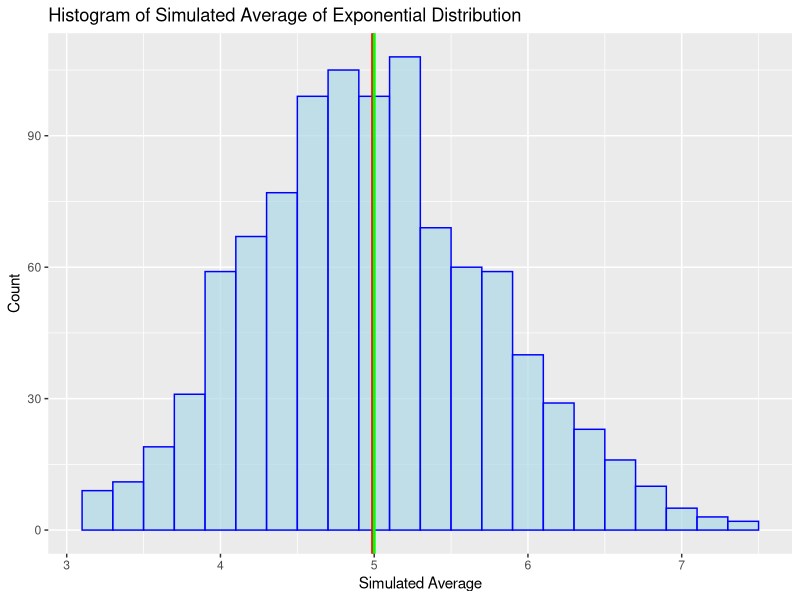
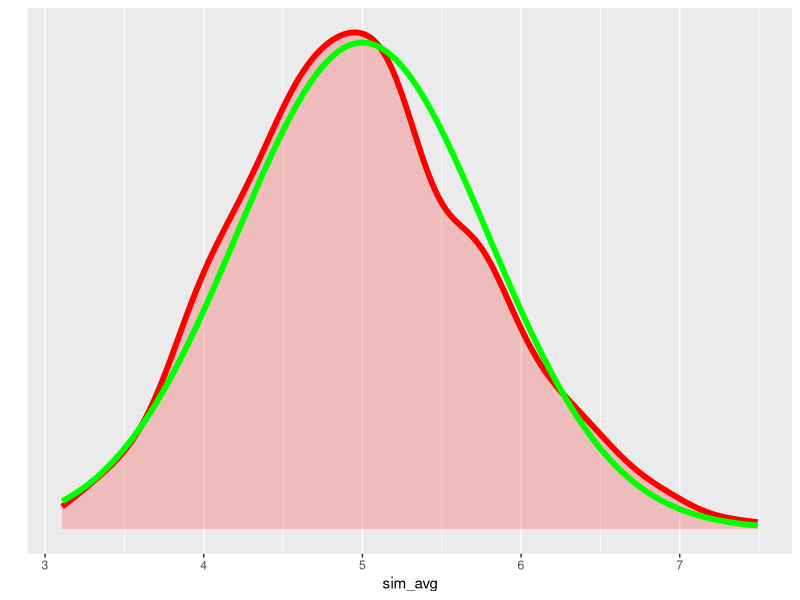
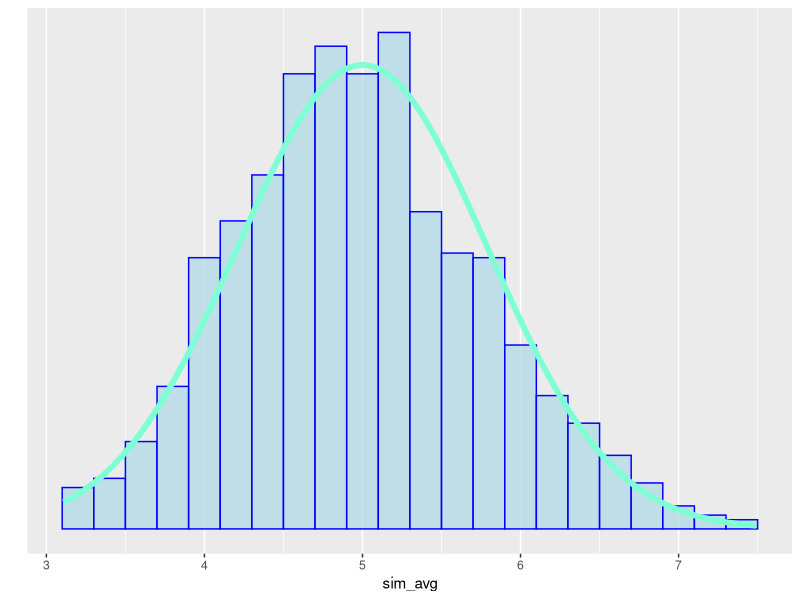
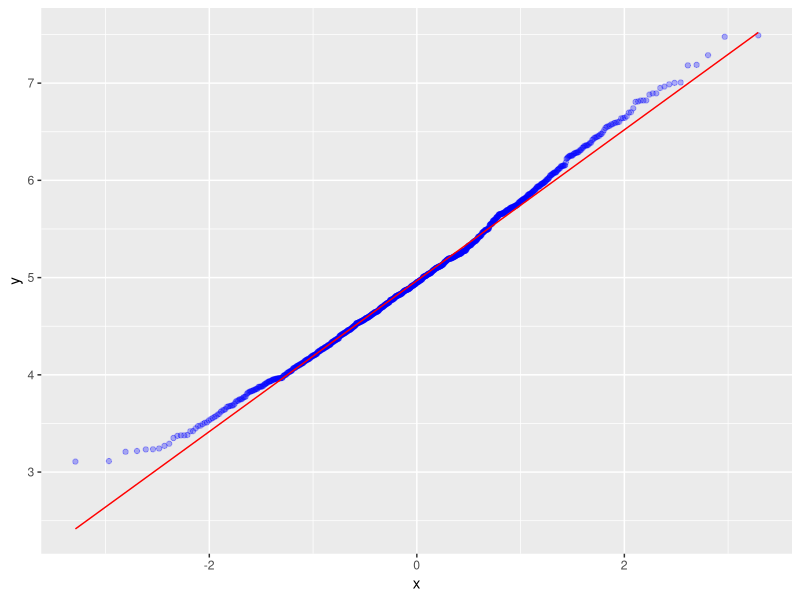

R code for these plots, in order:
## ---- chunk 1
knitr::opts_chunk$set(echo = TRUE, fig.width=6, fig.height=3)
## ---- chunk 2
# Setting the environment 
library(tidyverse)
## ---- chunk 3
# Set seed at 1
set.seed(1)

# Set relevant parameters 
lambda <- 0.2
n <- 40
sim <- 1000

# Run simulations
simulation_exp <- replicate(sim, rexp(n, lambda))

# Take the sample mean
sim_avg <- apply(simulation_exp, 2, mean)

## ---- chunk 4
# Simulated Mean
sim_mean <- mean(sim_avg)
sim_mean

# Theoretical Mean
theo_mean <- 1/lambda
theo_mean

# Difference
theo_mean - sim_mean
## ---- chunk 5
# Visualization
sim_avg1 <- data.frame(sim_avg)

g = ggplot(data=sim_avg1, aes(x=sim_avg))
g = g + geom_histogram(binwidth = 0.2, fill='lightblue', color='blue',
                       alpha=.7)
g = g + geom_vline(xintercept=sim_mean, col='red', size=1)
g = g + geom_vline(xintercept=theo_mean, col='green', size=1)
g = g + labs(title = "Histogram of Simulated Average of Exponential Distribution", x="Simulated Average", y="Count")
g
## ---- chunk 6
# Simulated Variance
sim_var <- sd(sim_avg)^2
sim_var

# Theoretical Variance
theo_var <- (1/lambda/sqrt(n))^2
theo_var

# Difference
theo_var-sim_var
## ---- chunk 7
g1 = ggplot(data=sim_avg1, aes(x=sim_avg))
g1 = g1 + geom_density(color='red', size = 2, fill='red', alpha=0.2)
g1 = g1 + stat_function(color='green', size = 2,fun = dnorm, n = 1000, args = list(mean = 1/lambda, sd = sqrt(theo_var))) + ylab("") + scale_y_continuous(breaks = NULL)
g1
## ---- chunk 8
g2 = ggplot(data=sim_avg1, aes(x=sim_avg))
g2 = g2 + geom_histogram(aes(y=..density..), binwidth = 0.2, fill='lightblue', color='blue',
                       alpha=.7)
g2 = g2 + stat_function(color='aquamarine', size = 2,fun = dnorm, n = 1000, args = list(mean = 1/lambda, sd = sqrt(theo_var))) + ylab("") + scale_y_continuous(breaks = NULL)
g2
## ---- chunk 9
g3 = ggplot(data=sim_avg1, aes(sample=sim_avg))
g3 = g3 + stat_qq(color='blue', alpha=.3) + stat_qq_line(color = 'red')
g3
